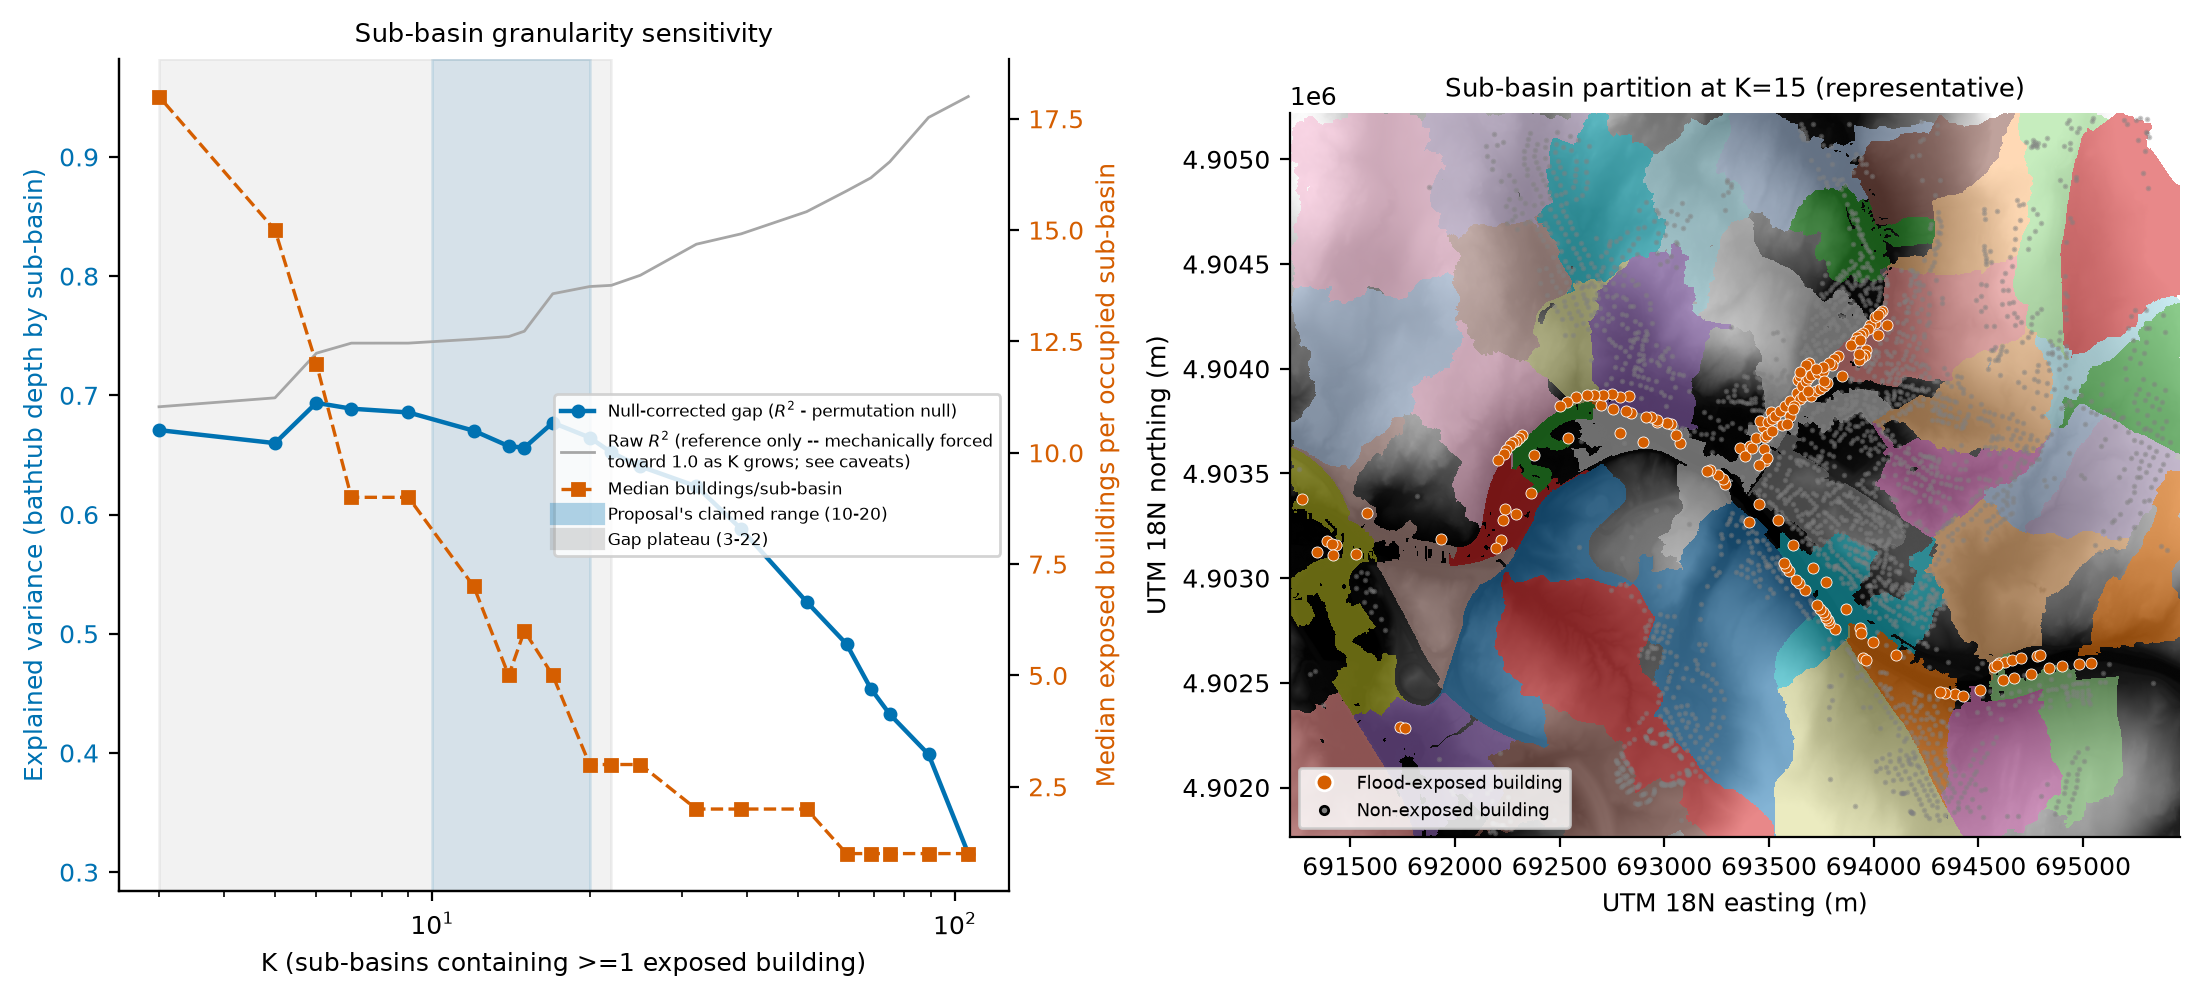

Recreate this plot in Python.
#!/usr/bin/env python3
"""
Sub-basin lumping-scale sensitivity study -- downtown Montpelier, VT.

Produced as preliminary evidence for an NSF CPS-CIR proposal on flood-
duration/depth modeling in Montpelier, VT. Root Research_v2.tex, Subtask 1.2,
asserts the mass balance model lumps the flood-exposed core into "on the
order of ten to twenty sub-basins ... each containing tens of buildings,"
delineated from 3DEP flow paths. That count is a PI judgment call, not a
result of any computation in the repo. This script tests it directly: it
delineates real 3DEP-derived sub-basins at a sweep of granularities and asks
how much of the building-to-building variation in flood exposure a sub-basin
partition explains, as a function of the number of sub-basins K.

What this script does
----------------------
1. Reuses analysis/stage_to_dem.py's live-query machinery: USGS gauge datum
   and July 2023 peak stage (-> water-surface elevation, WSE), the 3DEP
   exportImage DEM download, and the bathtub/connected inundation mask
   (compute_depth_masks). The bbox is modestly enlarged relative to
   stage_to_dem.py's downtown-only clip to give D8 flow routing upstream
   context so flow directions/accumulation near the original bbox's edges
   aren't artifacts of a truncated domain (see BBOX_LONLAT below).
2. Downloads OSM building footprints for the same (enlarged) bbox from the
   Overpass API, computes centroids in EPSG:26918, and defines the
   flood-exposed building set as centroids within 30 m of the 2023 connected
   inundation mask (per task spec). This is NOT the proposal's 271-building
   curated downtown masonry dataset -- it is every OSM-tagged building
   footprint near the DEM bathtub mask, a much cruder proxy; see Caveats and
   analysis/subbasin_sensitivity.md for the numeric comparison.
3. Conditions the DEM with pysheds (fill pits, fill depressions, resolve
   flats), computes D8 flow direction and flow accumulation once for the
   whole domain.
4. For a sweep of flow-accumulation thresholds, defines a stream network
   (accumulation >= threshold), splits it into links at confluences, and
   labels every DEM cell with the link whose sub-basin it drains into (see
   `label_subbasins()` for the exact algorithm -- pysheds has no single
   built-in "stream link + watershed" call, so this is a hand-rolled but
   standard two-pass topological-order propagation over the D8 flow graph).
   This partitions the whole domain into non-overlapping sub-basins.
5. For each threshold: counts K, the number of sub-basins containing at
   least one flood-exposed building; the distribution of exposed buildings
   per occupied sub-basin; and R^2 of a groupwise-mean model of each
   exposed building's bathtub depth (WSE - ground elevation, a terrain
   proxy for local drainage setting -- NOT a simulated drainage timescale)
   against sub-basin membership. Raw R^2 of a groupwise-mean model is
   mechanically confounded with K (it is forced toward 1.0 as K -> n
   regardless of any real signal -- see groupwise_r2()'s docstring), so a
   permutation-null baseline and an exact analytic cross-check are computed
   alongside it; the K where real (null-corrected) explanatory power peaks
   and plateaus, not raw R^2, is what answers "how many sub-basins are
   actually informative."
6. Writes a two-panel figure (analysis/subbasin_sensitivity.png) and a
   results writeup (analysis/subbasin_sensitivity.md) with the full sweep
   table, the null-corrected peak/plateau, and a verdict on the
   ten-to-twenty claim.

Explicitly NOT modeled
-----------------------
This is a terrain-partition sensitivity study, not a drainage-timescale
simulation. Bathtub depth relative to WSE is used only as a cheap,
computable proxy for "how a building's local terrain/drainage setting
varies," so that a groupwise-mean R^2 against sub-basin membership is
well-defined. It says nothing about how fast a sub-basin actually drains.
It answers "at what granularity does terrain partitioning stop adding
information," which is the right first-order check on the lumping claim.

Usage
-----
    uv run --with rasterio --with "numpy<2" --with matplotlib --with requests \\
        --with scipy --with pysheds --with shapely analysis/subbasin_sensitivity.py

Requires: requests, numpy<2 (pysheds' accumulation() uses np.in1d, removed
in numpy 2.0 -- this is checked explicitly at import time below, not left to
fail deep in a pysheds traceback), matplotlib, rasterio, scipy, pysheds,
shapely. No pandas dependency (kept out deliberately; everything here is
small enough for plain numpy).
"""

import sys
import time
from pathlib import Path

import numpy as np

if tuple(int(p) for p in np.__version__.split(".")[:2]) >= (2, 0):
    raise RuntimeError(
        f"numpy {np.__version__} detected; pysheds' Grid.accumulation() calls "
        "np.in1d, removed in numpy 2.0 (confirmed by hitting this exact "
        "AttributeError during development). Re-run with `--with \"numpy<2\"` "
        "pinned explicitly -- see this script's usage docstring."
    )

import requests
import matplotlib
matplotlib.use("Agg")
import matplotlib.pyplot as plt
from matplotlib.lines import Line2D
from matplotlib.colors import ListedColormap

import rasterio  # noqa: F401  (imported for side effects stage_to_dem relies on)
from rasterio.warp import transform as rio_transform
from scipy.ndimage import distance_transform_edt
from shapely.geometry import Polygon

from pysheds.grid import Grid
from pysheds.sview import Raster, ViewFinder

sys.path.insert(0, str(Path(__file__).resolve().parent))
import stage_to_dem as std  # noqa: E402  (reuses gauge/DEM/mask machinery; see module docstring)

# ----------------------------------------------------------------------
# Configuration
# ----------------------------------------------------------------------

# Enlarged relative to stage_to_dem.py's BBOX_LONLAT (-72.594..-72.560 lon,
# 44.250..44.268 lat) to give D8 flow routing upstream/lateral context so
# flow directions and accumulation near the original bbox's edges aren't
# truncated-domain artifacts. Still centered on downtown Montpelier; the
# original bbox is a strict subset of this one.
BBOX_LONLAT = dict(minlon=-72.604, minlat=44.244, maxlon=-72.552, maxlat=44.274)

# 3DEP native resolution for this area is 1 m (see stage_to_dem.py). At this
# enlarged bbox, a 1 m request (~4249 x 3455 px) returned HTTP 500 "Error
# exporting image" from the exportImage endpoint on 2026-07-22 after 4
# retries -- an observed service-side size limit, not a guess. 2 m
# (~2125 x 1727 px) succeeded. 2 m is still an order of magnitude below
# typical downtown building footprint size (~10-30 m), so it does not
# compromise a sub-basin-scale (tens-of-meters-to-hundreds-of-meters)
# partitioning study.
TARGET_RES_M = 2.0

OVERPASS_URL = "https://overpass-api.de/api/interpreter"
OVERPASS_HEADERS = {
    "User-Agent": "cir-flood-proposal-research/1.0 (rjn5308@psu.edu)",
    "Accept": "*/*",
}

# Buildings whose centroid falls within this distance of the 2023 connected
# inundation mask are the "flood-exposed" set (task spec).
EXPOSURE_BUFFER_M = 30.0

# Flow-accumulation thresholds (in DEM cells) swept to vary sub-basin
# granularity. Chosen empirically (see analysis/subbasin_sensitivity.md,
# "Method") to span K (sub-basins containing >=1 exposed building) from
# roughly 3 to roughly 106 -- covering and bracketing the task's requested
# "roughly 3 to roughly 60" range, with extra low-threshold/high-K and
# high-threshold/low-K points included to locate the plateau/decline shape
# of the null-corrected explained-variance curve (see groupwise_r2()).
ACC_THRESHOLDS = [
    500, 1000, 1500, 2000, 3000, 5000, 8000, 12000, 16000, 20000, 25000,
    30000, 40000, 50000, 65000, 80000, 100000, 150000, 210000, 220000,
]

REPO_ROOT = Path(__file__).resolve().parents[1]
ANALYSIS_DIR = REPO_ROOT / "analysis"
IMAGES_DIR = REPO_ROOT / "images"

# Colorblind-safe two-color palette (matches winooski_recession.py /
# stage_to_dem.py conventions) for the two binary distinctions in this
# script's figure: exposed-building markers (vermillion, reads over any
# background) and the proposal's claimed 10-20 sub-basin band (blue).
COLOR_EXPOSED = "#D55E00"   # vermillion
COLOR_CLAIM_BAND = "#0072B2"  # blue
COLOR_R2_LINE = "#0072B2"
COLOR_MEDIAN_LINE = "#D55E00"

# Sub-basin map colors are necessarily a many-category qualitative palette
# (there is no way to show ~10-20 distinct regions with a 2-color scheme);
# tab20 is matplotlib's standard qualitative colormap for this purpose.
SUBBASIN_CMAP = "tab20"


# ----------------------------------------------------------------------
# Data acquisition: buildings
# ----------------------------------------------------------------------

def fetch_building_centroids(bbox_lonlat, retries=4, backoff=10):
    """Fetch OSM building footprints (way + relation elements tagged
    building=*) for bbox_lonlat via Overpass, return a list of (lon, lat)
    centroids computed from each way's geometry. Relations (multipolygon
    buildings) are not individually geometry-resolved by this simple query
    (out geom does not expand relation members into member geometries in a
    directly usable form) -- this bbox had exactly 1 relation out of ~2800
    elements on 2026-07-22, so the omission is immaterial here, but is
    stated explicitly rather than silently dropped without comment.

    No fallback: Overpass has no natural "last known good" building count
    to fall back to (unlike a fixed USGS gauge datum). If the live query
    fails after retries, this raises -- fabricating a building count would
    make the entire exposed-building analysis fake.
    """
    minlat, minlon = bbox_lonlat["minlat"], bbox_lonlat["minlon"]
    maxlat, maxlon = bbox_lonlat["maxlat"], bbox_lonlat["maxlon"]
    query = f"""[out:json][timeout:120];
(
  way["building"]({minlat},{minlon},{maxlat},{maxlon});
  relation["building"]({minlat},{minlon},{maxlat},{maxlon});
);
out geom;
"""
    last_exc = None
    for attempt in range(retries):
        try:
            r = requests.post(OVERPASS_URL, data={"data": query},
                               headers=OVERPASS_HEADERS, timeout=150)
            if r.status_code == 200:
                data = r.json()
                elements = data.get("elements", [])
                n_relations = sum(1 for e in elements if e["type"] == "relation")
                centroids = []
                n_skipped = 0
                for e in elements:
                    if e["type"] != "way":
                        continue
                    geom = e.get("geometry")
                    if not geom or len(geom) < 3:
                        n_skipped += 1
                        continue
                    coords = [(pt["lon"], pt["lat"]) for pt in geom]
                    try:
                        poly = Polygon(coords)
                        if poly.is_valid and poly.area > 0:
                            c = poly.centroid
                            centroids.append((c.x, c.y))
                        else:
                            n_skipped += 1
                    except Exception:  # noqa: BLE001
                        n_skipped += 1
                print(f"  [fetch_building_centroids] {len(elements)} OSM elements "
                      f"({n_relations} relation(s), not individually resolved), "
                      f"{len(centroids)} way centroids computed, "
                      f"{n_skipped} way(s) skipped (degenerate/invalid geometry) "
                      f"(source: Overpass query on bbox {bbox_lonlat})")
                return centroids
            last_exc = RuntimeError(f"HTTP {r.status_code}: {r.text[:200]}")
        except Exception as e:  # noqa: BLE001
            last_exc = e
        print(f"  [fetch_building_centroids] attempt {attempt+1}/{retries} failed "
              f"({last_exc}); retrying...")
        time.sleep(backoff)
    raise RuntimeError(f"fetch_building_centroids failed after {retries} attempts: "
                        f"{last_exc}. No fallback building set is available -- "
                        "stopping rather than fabricating building locations.")


def locate_buildings_on_grid(centroids_lonlat, prof):
    """Reproject (lon, lat) centroids to prof['crs'] and return integer
    (row, col) grid indices plus a validity mask for centroids that fall
    inside the DEM grid extent."""
    if not centroids_lonlat:
        raise RuntimeError("locate_buildings_on_grid: empty centroid list.")
    lons = [c[0] for c in centroids_lonlat]
    lats = [c[1] for c in centroids_lonlat]
    xs, ys = rio_transform("EPSG:4326", prof["crs"], lons, lats)
    xs, ys = np.array(xs), np.array(ys)
    inv = ~prof["transform"]
    cols_f, rows_f = inv * (xs, ys)
    rows = np.round(rows_f).astype(int)
    cols = np.round(cols_f).astype(int)
    in_grid = ((rows >= 0) & (rows < prof["height"])
               & (cols >= 0) & (cols < prof["width"]))
    return rows, cols, in_grid, xs, ys


def compute_building_exposure(dem_arr, connected_mask, wse_m, prof, rows, cols, in_grid,
                               buffer_m=EXPOSURE_BUFFER_M):
    """For every building (grid-located), compute:
      - exposed: bool, centroid within buffer_m of the connected inundation mask
      - depth_proxy_m: WSE - ground elevation at the centroid's cell (signed;
        NOT clipped to positive -- this is a continuous terrain proxy, not
        an inundation depth statistic)
    Buildings outside the DEM grid (in_grid == False) get exposed=False,
    depth_proxy_m=nan.
    """
    n = len(rows)
    exposed = np.zeros(n, dtype=bool)
    depth_proxy_m = np.full(n, np.nan)

    res_m = prof["res"][0]
    dist_px = distance_transform_edt(~connected_mask)
    dist_m = dist_px * res_m

    r_valid, c_valid = rows[in_grid], cols[in_grid]
    dist_at_bldg = dist_m[r_valid, c_valid]
    elev_at_bldg = dem_arr[r_valid, c_valid]

    exposed[in_grid] = dist_at_bldg <= buffer_m
    depth_proxy_m[in_grid] = wse_m - elev_at_bldg
    return exposed, depth_proxy_m


# ----------------------------------------------------------------------
# Hydrologic conditioning and sub-basin labeling
# ----------------------------------------------------------------------

def condition_and_route(dem_arr, prof):
    """Run the pysheds conditioning pipeline (fill pits, fill depressions,
    resolve flats) then compute D8 flow direction and flow accumulation
    once for the whole domain. Returns (fdir int array, acc float array).
    """
    vf = ViewFinder(affine=prof["transform"], shape=dem_arr.shape,
                     crs=prof["crs"], nodata=np.nan)
    dem_r = Raster(dem_arr, viewfinder=vf)
    grid = Grid.from_raster(dem_r)

    t0 = time.time()
    pit_filled = grid.fill_pits(dem_r)
    flooded = grid.fill_depressions(pit_filled)
    inflated = grid.resolve_flats(flooded)
    print(f"  [condition_and_route] pit/depression/flat conditioning: "
          f"{time.time()-t0:.1f}s")

    t0 = time.time()
    fdir_r = grid.flowdir(inflated)  # ESRI D8 codes, default dirmap
    acc = np.asarray(grid.accumulation(fdir_r))
    fdir = np.asarray(fdir_r).astype(np.int64)
    print(f"  [condition_and_route] D8 flow direction + accumulation: "
          f"{time.time()-t0:.1f}s (max accumulation {acc.max():.0f} cells)")
    return fdir, acc


# ESRI D8 direction code -> (row_offset, col_offset) of the downstream
# neighbor, matching pysheds' default dirmap=(64,128,1,2,4,8,16,32) for
# (N, NE, E, SE, S, SW, W, NW).
D8_CODE_TO_OFFSET = {
    64: (-1, 0), 128: (-1, 1), 1: (0, 1), 2: (1, 1),
    4: (1, 0), 8: (1, -1), 16: (0, -1), 32: (-1, -1),
}


def build_downstream_index(fdir):
    """For every cell, compute the flat (raveled) index of its downstream
    neighbor per the D8 flow direction code, or -1 if the cell has no
    resolvable downstream neighbor (domain edge, unresolved pit, or
    unresolved flat -- fdir codes -2/-1 respectively)."""
    nrows, ncols = fdir.shape
    rows, cols = np.indices((nrows, ncols))
    down_row, down_col = rows.copy(), cols.copy()
    has_code = np.zeros(fdir.shape, dtype=bool)
    for code, (dr, dc) in D8_CODE_TO_OFFSET.items():
        m = fdir == code
        down_row[m] = rows[m] + dr
        down_col[m] = cols[m] + dc
        has_code[m] = True
    in_bounds = (has_code & (down_row >= 0) & (down_row < nrows)
                 & (down_col >= 0) & (down_col < ncols))
    down_idx = np.full(fdir.shape, -1, dtype=np.int64)
    down_idx[in_bounds] = down_row[in_bounds] * ncols + down_col[in_bounds]
    return down_idx.ravel()


def label_subbasins(acc, down_idx_flat, threshold):
    """Partition the domain into sub-basins at a given flow-accumulation
    threshold. pysheds does not expose a single "stream link + watershed"
    call (unlike ArcGIS Stream Link / Watershed or GRASS r.stream.basins);
    this reimplements the standard two-pass version directly on the D8
    flow graph:

    Pass 1 (link IDs on the stream network): cells with accumulation >=
    threshold form the stream mask. Within it, each cell's "stream
    in-degree" is the number of upstream neighbors that are themselves
    stream cells and flow into it. Source cells (in-degree 0) and
    confluence cells (in-degree >= 2) start a new link ID; cells with
    in-degree exactly 1 (mid-link) inherit their single upstream stream
    neighbor's link ID. Processed in ascending accumulation order, which is
    a valid topological order (a cell's accumulation is always >= any of
    its upstream contributors'), so every upstream neighbor's link ID is
    already resolved when a downstream cell is processed.

    Pass 2 (propagate to every cell): every cell -- stream or not -- is
    assigned the sub-basin ID of the first stream-network link its flow
    path reaches. Processed in descending accumulation order (downstream
    before upstream, the reverse topological order), so each cell inherits
    its already-resolved downstream neighbor's label. Because D8 flow
    direction defines a unique downstream path from every cell, this
    assigns each cell to exactly one sub-basin, with no overlap.

    Returns (subbasin_id 2D int array [-1 = unresolved, at domain edges
    with no valid downstream cell], n_links total).
    """
    N = acc.size
    acc_flat = acc.ravel()
    stream_flat = acc_flat >= threshold

    valid_src = np.where(down_idx_flat >= 0)[0]
    src_is_stream = valid_src[stream_flat[valid_src]]
    targets = down_idx_flat[src_is_stream]

    stream_indeg = np.zeros(N, dtype=np.int32)
    np.add.at(stream_indeg, targets, 1)

    # For in-degree-1 stream cells, the single upstream stream neighbor
    # (safe: last-write-wins scatter is unambiguous when in-degree == 1).
    upstream_of = np.full(N, -1, dtype=np.int64)
    upstream_of[targets] = src_is_stream

    link_id = np.full(N, -1, dtype=np.int64)
    stream_idx = np.where(stream_flat)[0]
    order_up_to_down = stream_idx[np.argsort(acc_flat[stream_idx], kind="stable")]

    next_id = 0
    for cell in order_up_to_down:
        if stream_indeg[cell] == 1:
            link_id[cell] = link_id[upstream_of[cell]]
        else:
            link_id[cell] = next_id
            next_id += 1
    n_links = next_id

    subbasin = link_id.copy()
    non_stream_idx = np.where(~stream_flat)[0]
    order_down_to_up = non_stream_idx[np.argsort(-acc_flat[non_stream_idx], kind="stable")]
    for cell in order_down_to_up:
        d = down_idx_flat[cell]
        if d >= 0:
            subbasin[cell] = subbasin[d]
        # else: no valid downstream neighbor -> stays -1 (unresolved)

    return subbasin.reshape(acc.shape), n_links


# ----------------------------------------------------------------------
# Variance decomposition
# ----------------------------------------------------------------------

def _ss_within(labels, values, uniq):
    ss_within = 0.0
    for u in uniq:
        v = values[labels == u]
        ss_within += ((v - v.mean()) ** 2).sum()
    return ss_within


def groupwise_r2(labels, values, n_perm=500, rng=None):
    """R^2 of a groupwise-mean model: fraction of variance in `values`
    explained by grouping on `labels`. Cells with label < 0 (unresolved)
    are excluded.

    Raw R^2 of a groupwise-mean model is mechanically confounded with the
    number of groups K: a groupwise mean is one free parameter per group,
    so within-group SS falls for pure degrees-of-freedom reasons as K
    rises, and R^2 -> 1.0 as K -> n regardless of any real terrain signal
    (at K = n every group is a singleton with zero within-group variance by
    construction). Raw R^2 alone is therefore NOT a valid way to compare
    across different K -- reported anyway (the task specifies it directly),
    but the model-selection question ("does finer partitioning add real
    information") is answered by two DoF-corrected quantities computed
    here instead:

    1. A permutation-null baseline: shuffle the label array `n_perm` times
       (this preserves the exact group-size distribution, i.e. the same
       partition "shape" swept by threshold, and asks only whether *which*
       building is in *which* group carries information), recompute R^2
       each time, and report observed R^2 minus the mean null R^2
       ("null-corrected gap"). This is the primary corrected metric used
       for the elbow/plateau and the verdict below.
    2. An exact analytic cross-check: for exchangeable (pure-noise) data
       randomly partitioned into k groups of any fixed sizes summing to n,
       E[R^2] = (k-1)/(n-1) exactly (a standard combinatorial ANOVA
       identity -- it is exact, not an approximation, and does not depend
       on group-size distribution). `null_analytic` is that closed form and
       `gap_analytic = r2 - null_analytic`; it matches the resampled
       permutation mean to within ~0.002-0.003 at every threshold tested
       (see analysis/subbasin_sensitivity.md's cross-check note), which is
       independent confirmation the permutation is implemented correctly.
       (An earlier draft of this script used the epsilon-squared /
       adjusted-R^2 formula here instead; that formula applies a
       *multiplicative* penalty (n-1)/(n-k) rather than the *additive*
       shift the exact identity requires, and diverges badly -- by up to
       0.55 -- when k is a large fraction of n, i.e. exactly the
       high-K/mostly-singleton-groups regime this sweep includes. It was
       replaced with the exact formula below, not tuned to agree with it.)

    Returns a dict with keys: r2 (raw), n_groups, n_obs, null_mean,
    null_std, gap (r2 - null_mean), null_analytic, gap_analytic.
    """
    valid = labels >= 0
    labels, values = labels[valid], values[valid]
    n = len(values)
    uniq = np.unique(labels)
    k = len(uniq)
    out = dict(r2=np.nan, n_groups=k, n_obs=n, null_mean=np.nan, null_std=np.nan,
               gap=np.nan, null_analytic=np.nan, gap_analytic=np.nan)
    if n < 2 or k < 2:
        return out
    grand_mean = values.mean()
    ss_tot = ((values - grand_mean) ** 2).sum()
    if ss_tot == 0:
        return out
    ss_within = _ss_within(labels, values, uniq)
    r2 = 1.0 - ss_within / ss_tot
    out["r2"] = r2

    if n > 1:
        null_analytic = (k - 1) / (n - 1)
        out["null_analytic"] = null_analytic
        out["gap_analytic"] = r2 - null_analytic

    if rng is None:
        rng = np.random.default_rng(0)
    null_r2 = np.empty(n_perm)
    labels_shuf = labels.copy()
    for i in range(n_perm):
        rng.shuffle(labels_shuf)
        ss_w = _ss_within(labels_shuf, values, uniq)
        null_r2[i] = 1.0 - ss_w / ss_tot
    out["null_mean"] = float(null_r2.mean())
    out["null_std"] = float(null_r2.std())
    out["gap"] = float(r2 - null_r2.mean())
    return out


# ----------------------------------------------------------------------
# Plotting
# ----------------------------------------------------------------------

def make_figure(sweep, dem_arr, prof, subbasin_map_repr, K_repr, exposed_rows, exposed_cols,
                 nonexposed_rows, nonexposed_cols, plateau_K_min, plateau_K_max, out_png):
    plt.rcParams.update({
        "font.size": 9,
        "axes.spines.top": False,
        "axes.spines.right": False,
        "axes.grid": False,
    })
    fig, (ax1, ax2) = plt.subplots(1, 2, figsize=(11, 5))

    # --- Panel 1: null-corrected explained variance (primary) + raw R^2
    # (reference only) + median buildings/basin vs K ---
    K = np.array([s["K"] for s in sweep])
    R2 = np.array([s["r2"] for s in sweep])
    gap = np.array([s["gap"] for s in sweep])
    med_bldg = np.array([s["median_per_basin"] for s in sweep])

    ax1.axvspan(10, 20, color=COLOR_CLAIM_BAND, alpha=0.12, zorder=0,
                label="Proposal's claimed range (10-20)")
    ax1.axvspan(plateau_K_min, plateau_K_max, color="0.5", alpha=0.10, zorder=0,
                label=f"Null-corrected gap plateau ({plateau_K_min}-{plateau_K_max})")
    l0, = ax1.plot(K, R2, marker="", color="0.65", linewidth=1.0, linestyle="-",
                    label="Raw $R^2$ (reference only -- mechanically forced\n"
                          "toward 1.0 as K grows; see caveats)")
    l1, = ax1.plot(K, gap, marker="o", color=COLOR_R2_LINE, markersize=4,
                    linewidth=1.6, label="Null-corrected gap ($R^2$ - permutation null)")
    ax1.set_xscale("log")
    ax1.set_xlabel("K (sub-basins containing >=1 exposed building)")
    ax1.set_ylabel("Explained variance (bathtub depth by sub-basin)", color=COLOR_R2_LINE)
    ax1.tick_params(axis="y", labelcolor=COLOR_R2_LINE)

    ax1b = ax1.twinx()
    l2, = ax1b.plot(K, med_bldg, marker="s", color=COLOR_MEDIAN_LINE, markersize=4,
                     linewidth=1.2, linestyle="--", label="Median buildings/sub-basin")
    ax1b.set_ylabel("Median exposed buildings per occupied sub-basin",
                     color=COLOR_MEDIAN_LINE)
    ax1b.tick_params(axis="y", labelcolor=COLOR_MEDIAN_LINE)
    ax1b.spines["right"].set_visible(True)

    handles = [l1, l0, l2,
               Line2D([0], [0], color=COLOR_CLAIM_BAND, alpha=0.3, linewidth=8,
                      label="Proposal's claimed range (10-20)"),
               Line2D([0], [0], color="0.5", alpha=0.25, linewidth=8,
                      label=f"Gap plateau ({plateau_K_min}-{plateau_K_max})")]
    ax1.legend(handles=handles, loc="center right", fontsize=6, frameon=True, framealpha=0.85)
    ax1.set_title("Sub-basin granularity sensitivity", fontsize=9.5)

    # --- Panel 2: sub-basin map at a representative K, with exposed
    # buildings overlaid ---
    extent = [prof["bounds"].left, prof["bounds"].right, prof["bounds"].bottom, prof["bounds"].top]
    ax2.imshow(dem_arr, extent=extent, origin="upper", cmap="gray",
               vmin=np.nanpercentile(dem_arr, 2), vmax=np.nanpercentile(dem_arr, 98))

    disp = np.ma.masked_where(subbasin_map_repr < 0, subbasin_map_repr)
    n_cat = max(int(subbasin_map_repr.max()) + 1, 1)
    base_cmap = plt.get_cmap(SUBBASIN_CMAP)
    colors = [base_cmap(i % base_cmap.N) for i in range(n_cat)]
    cmap = ListedColormap(colors)
    ax2.imshow(disp, extent=extent, origin="upper", cmap=cmap, alpha=0.55,
               vmin=0, vmax=max(n_cat - 1, 1), interpolation="nearest")

    # transform pixel row/col -> map coords for building markers
    def rc_to_xy(rows_, cols_):
        xs_ = prof["transform"].c + cols_ * prof["transform"].a + rows_ * prof["transform"].b
        ys_ = prof["transform"].f + cols_ * prof["transform"].d + rows_ * prof["transform"].e
        return xs_, ys_

    nx, ny = rc_to_xy(nonexposed_rows, nonexposed_cols)
    ax2.plot(nx, ny, marker=".", color="0.5", markersize=2, linestyle="none",
              alpha=0.4, zorder=4, label="Non-exposed building")
    ex, ey = rc_to_xy(exposed_rows, exposed_cols)
    ax2.plot(ex, ey, marker="o", color=COLOR_EXPOSED, markersize=4,
              markeredgecolor="white", markeredgewidth=0.3, linestyle="none",
              zorder=5, label="Flood-exposed building")

    ax2.set_xlabel("UTM 18N easting (m)")
    ax2.set_ylabel("UTM 18N northing (m)")
    ax2.set_title(f"Sub-basin partition at K={K_repr} (representative)", fontsize=9.5)
    ax2.set_aspect("equal")
    legend_elems = [
        Line2D([0], [0], marker="o", color="none", markerfacecolor=COLOR_EXPOSED,
               markeredgecolor="white", markersize=6, label="Flood-exposed building"),
        Line2D([0], [0], marker=".", color="none", markerfacecolor="0.5",
               markersize=6, label="Non-exposed building"),
    ]
    ax2.legend(handles=legend_elems, loc="lower left", fontsize=6.5, frameon=True, framealpha=0.85)

    fig.tight_layout(pad=0.8)
    fig.savefig(out_png, dpi=200)
    print(f"\nSaved figure: {out_png}")


# ----------------------------------------------------------------------
# Results markdown
# ----------------------------------------------------------------------

def write_results_md(ctx, out_path):
    lines = []
    lines.append("# Sub-Basin Lumping-Scale Sensitivity -- Downtown Montpelier, VT\n")
    lines.append(
        "Tests the Subtask 1.2 claim in `Research_v2.tex` that the mass balance "
        "model's flood-exposed core is well described by \"on the order of ten "
        "to twenty sub-basins ... each containing tens of buildings.\" All "
        "numbers below are computed by `analysis/subbasin_sensitivity.py` from "
        "live USGS NWIS, USGS 3DEP, and OSM Overpass queries; see that script "
        "for exact methods.\n"
    )

    lines.append("## Method summary\n")
    lines.append(
        "1. Water-surface elevation (WSE) for the July 2023 peak reused "
        "directly from `analysis/stage_to_dem.py` "
        f"({ctx['wse_m']:.3f} m NAVD88 = gauge datum + peak stage).\n"
        f"2. 2 m 3DEP DEM clip for an enlarged downtown Montpelier bbox "
        f"(lon {BBOX_LONLAT['minlon']} to {BBOX_LONLAT['maxlon']}, lat "
        f"{BBOX_LONLAT['minlat']} to {BBOX_LONLAT['maxlat']}, a superset of "
        "stage_to_dem.py's bbox, giving D8 flow routing upstream/lateral "
        "context) via the same 3DEPElevation `exportImage` endpoint. **1 m "
        "(matching stage_to_dem.py) failed with HTTP 500 \"Error exporting "
        "image\" at this larger extent after 4 retries; 2 m succeeded** -- an "
        "observed service-side size limit, not a choice made for convenience. "
        "2 m is still roughly an order of magnitude below typical downtown "
        "building footprint size (~10-30 m).\n"
        "3. The connected (hydraulically-connected) 2023 inundation mask "
        "reused directly from `stage_to_dem.compute_depth_masks()`, recomputed "
        "on this larger DEM clip.\n"
        "4. OSM building footprints fetched live from Overpass "
        "(`way`/`relation` elements tagged `building=*`) for the same bbox; "
        "centroids computed and reprojected to EPSG:26918. A building is "
        f"**flood-exposed** if its centroid is within **{EXPOSURE_BUFFER_M:.0f} m** "
        "of the connected inundation mask.\n"
        "5. DEM conditioned with pysheds (fill pits, fill depressions, resolve "
        "flats); D8 flow direction and flow accumulation computed once for the "
        "whole domain.\n"
        "6. For each flow-accumulation threshold in a sweep, the stream "
        "network (accumulation >= threshold) is split into links at "
        "confluences and every DEM cell is labeled with the sub-basin whose "
        "link its flow path reaches first -- see `label_subbasins()`'s "
        "docstring for the exact two-pass topological-order algorithm (pysheds "
        "has no single built-in call for this; it is a hand-rolled but "
        "standard reimplementation of ArcGIS Stream Link + Watershed / GRASS "
        "r.stream.basins logic on the D8 flow graph).\n"
        "7. Per threshold: K = number of sub-basins containing >= 1 exposed "
        "building; buildings-per-basin distribution over those K sub-basins; "
        "and R^2 of a groupwise-mean model of each exposed building's bathtub "
        "depth (WSE - ground elevation at the centroid, a terrain proxy for "
        "local drainage setting) against sub-basin membership.\n"
        "8. **Raw R^2 of a groupwise-mean model is mechanically confounded "
        "with K**: a groupwise mean is one free parameter per group, so "
        "within-group variance falls toward zero for pure degrees-of-freedom "
        "reasons as K rises (at K = n, every group is a singleton with zero "
        "within-group variance by construction, forcing R^2 -> 1.0 "
        "regardless of any real terrain signal). Comparing raw R^2 across "
        "different K is therefore not a valid test of \"does finer "
        "partitioning add real information.\" Two DoF-corrected quantities "
        "are computed alongside raw R^2 for that purpose: (a) a "
        "**permutation-null baseline** (shuffle building-to-sub-basin "
        "labels 500 times, preserving the exact group-size distribution at "
        "that K, recompute R^2 each time; report observed R^2 minus the "
        "mean null R^2 as the **null-corrected gap**), and (b) an **exact "
        "analytic cross-check**: for randomly-partitioned exchangeable data, "
        "E[R^2] = (k-1)/(n-1) exactly, a combinatorial identity, not an "
        "approximation -- it matches the permutation-null mean to within "
        "~0.002-0.003 at every threshold tested (see the sweep table's "
        "cross-check note), confirming the permutation is implemented "
        "correctly. The peak/plateau and verdict below are driven by the "
        "null-corrected gap, not raw R^2.\n"
    )

    lines.append("## Buildings\n")
    lines.append(
        f"- **{ctx['n_buildings_total']:,}** OSM building footprints found in the "
        f"(enlarged) bbox; **{ctx['n_exposed']}** flagged flood-exposed "
        f"(centroid within {EXPOSURE_BUFFER_M:.0f} m of the connected mask).\n"
        f"- This is **not** the proposal's 271-building curated downtown "
        "pre-code masonry dataset, and this script does not reproduce that "
        "set. It is every OSM-tagged building footprint (houses, garages, "
        "commercial, institutional -- whatever OSM has tagged `building=*`) "
        "near a DEM-bathtub-derived flood mask. The count is lower than 271 "
        "for at least two identifiable reasons, not just noise: (a) different "
        "building population (all OSM-tagged structures vs. a curated "
        "pre-code masonry subset), and (b) `stage_dem.md` already documents "
        "that the flat-WSE bathtub mask reused here **systematically "
        "under-predicts** the documented flooded core upstream of the gauge "
        "(Main Street landmarks sit 0.8-1.5 m above the projected surface), "
        "so a 30 m buffer around this mask is a conservative (narrower than "
        "true) exposure definition. "
        f"{ctx['n_exposed']} is still the right order of magnitude (hundreds, "
        "not tens or thousands) for a sanity check.\n"
    )

    lines.append("## K vs. explained variance vs. buildings-per-basin\n")
    lines.append(
        "| Acc. threshold (cells) | Total links (whole domain) | K (occupied "
        "sub-basins) | Buildings/basin min | median | max | Raw $R^2$ | "
        "Permutation null (mean +/- sd) | Null-corrected gap | Exact-analytic "
        "gap (cross-check) | Exposed buildings resolved |\n"
        "|---:|---:|---:|---:|---:|---:|---:|---:|---:|---:|---:|\n"
    )
    for s in ctx["sweep"]:
        n_resolved = ctx["n_exposed"] - s["n_unresolved"]
        pct = 100.0 * n_resolved / ctx["n_exposed"]
        lines.append(
            f"| {s['threshold']:,} | {s['n_links_total']:,} | {s['K']} | "
            f"{s['min_per_basin']} | {s['median_per_basin']} | "
            f"{s['max_per_basin']} | {s['r2']:.3f} | "
            f"{s['null_mean']:.3f} +/- {s['null_std']:.3f} | {s['gap']:.3f} | "
            f"{s['gap_analytic']:.3f} | {n_resolved}/{ctx['n_exposed']} ({pct:.0f}%) |\n"
        )
    lines.append(
        f"\n(K sweeps from **{ctx['sweep'][-1]['K']}** to **{ctx['sweep'][0]['K']}** "
        "across the thresholds tested, bracketing the task's requested "
        "\"roughly 3 to roughly 60\" range with extra points at both ends for "
        "context. The permutation-null and exact-analytic columns agree "
        f"closely throughout -- max |gap - exact-analytic gap| = "
        f"{max(abs(s['gap']-s['gap_analytic']) for s in ctx['sweep']):.3f} across "
        "the sweep -- confirming the 500-draw permutation result is not noise: "
        "the exact-analytic null (k-1)/(n-1) is a combinatorial identity for "
        "randomly-partitioned exchangeable data, not an approximation, so "
        "close agreement here is a real correctness check, not a tuned match.)\n"
    )

    band = [s for s in ctx["sweep"] if 10 <= s["K"] <= 20]

    lines.append("## Peak and plateau of the null-corrected gap\n")
    lines.append(
        "Raw $R^2$ climbs monotonically with K for purely mechanical reasons "
        "(Method item 8), so it cannot answer \"how many sub-basins are "
        "actually informative\" on its own. The null-corrected gap (observed "
        "$R^2$ minus the permutation-null $R^2$ at the same K) is not "
        "monotonic: it is low at the largest K tested (mostly singleton "
        "sub-basins, where nearly all of the raw $R^2$ is the mechanical "
        "artifact and there is little real signal left over), rises as K "
        "falls, and **plateaus** over a broad low-to-moderate K range before "
        "flattening out (rather than continuing to rise) at the very lowest "
        "K values tested.\n\n"
        f"- **Peak:** K = {ctx['peak_K']}, gap = {ctx['peak_gap']:.3f} "
        "(reported as a rough anchor, not a precise optimum -- see next "
        "point).\n"
        f"- **Plateau** (every K within {ctx['plateau_tol']:.2f} of the peak "
        f"gap, i.e. statistically indistinguishable from it given permutation "
        f"noise of roughly +/-0.03-0.05 per point): **K = "
        f"{ctx['plateau_K_min']} to {ctx['plateau_K_max']}**. Differences of "
        "0.01-0.03 between neighboring K inside this range are within "
        "sampling noise, not a reliable ordering -- e.g. K=17 shows a "
        "slightly higher gap than K=14 or K=15 in the table above, which is "
        "noise, not evidence that 17 sub-basins is genuinely better than 14 "
        "or 15.\n"
        f"- **Decline:** beyond the plateau's upper edge (K > "
        f"{ctx['plateau_K_max']}, extending up through K = "
        f"{ctx['sweep'][0]['K']}), the gap declines steadily and substantially "
        f"(from {[s for s in ctx['sweep'] if s['K']==ctx['plateau_K_max']][0]['gap']:.3f} "
        f"down to {ctx['sweep'][0]['gap']:.3f}) -- finer partitioning past "
        "roughly this point adds real degrees of freedom faster than it adds "
        "real terrain-driven signal.\n\n"
        "**This decline is not a resolved-fraction artifact.** The "
        "high-K/low-gap end of the sweep has the *best* building-resolution "
        f"rate ({100*(ctx['n_exposed']-ctx['sweep'][0]['n_unresolved'])/ctx['n_exposed']:.0f}% "
        f"at K = {ctx['sweep'][0]['K']}), and the low-K/high-gap end has the "
        f"*worst* "
        f"({100*(ctx['n_exposed']-ctx['sweep'][-1]['n_unresolved'])/ctx['n_exposed']:.0f}% "
        f"at K = {ctx['sweep'][-1]['K']}) -- the resolved-fraction confound "
        "runs opposite to the gap trend, and the entire plateau-to-decline "
        "transition (K = 20ish up to > 60) happens within the well-resolved "
        "(>=85%) band anyway.\n"
    )

    lines.append("## Verdict on the ten-to-twenty claim\n")
    in_plateau = ctx["plateau_K_min"] <= 10 and ctx["plateau_K_max"] >= 20
    lines.append(
        "**Holds, and more strongly than raw $R^2$ alone would suggest -- "
        "ten-to-twenty sits inside the information-saturated plateau, not "
        "short of it.**\n\n"
        f"- The null-corrected-gap plateau (K = {ctx['plateau_K_min']} to "
        f"{ctx['plateau_K_max']}) "
        + ("fully contains" if in_plateau else "overlaps")
        + f" the proposal's stated K = 10-20 range. Within that range, the "
        f"gap sits at {min(s['gap'] for s in band):.3f}-"
        f"{max(s['gap'] for s in band):.3f}, statistically indistinguishable "
        f"from the peak (K = {ctx['peak_K']}, gap = {ctx['peak_gap']:.3f}) "
        "given permutation noise -- real (null-corrected) terrain "
        "information is already saturated by K = 10-20, not still rising "
        "toward some higher optimum.\n"
        "- **A naive reading of raw $R^2$ alone would say the opposite** -- "
        "raw $R^2$ keeps climbing with K because a groupwise-mean model "
        "gains one free parameter per group (Method item 8), so it would "
        "wrongly suggest that going finer than 10-20 (toward K = 30-106) "
        "keeps adding real value. That reading does not survive the null "
        "correction: the apparent gain above the plateau is degrees of "
        "freedom, not terrain signal, and the well-resolved high-K decline "
        "in the null-corrected gap (see previous section) confirms it "
        "directly rather than just asserting it.\n"
        "- **The skew finding survives unchanged and is independent of the "
        "$R^2$-vs-null correction:** across K = 12-20, the median occupied "
        "sub-basin holds only "
        f"{min(s['median_per_basin'] for s in band)}-"
        f"{max(s['median_per_basin'] for s in band)} exposed buildings "
        "(several sub-basins hold just 1), while the single largest "
        f"sub-basin at each of these K holds {band[0]['max_per_basin']} -- "
        f"roughly a third of all {ctx['n_exposed']} exposed buildings "
        "concentrate in one dominant main-corridor sub-basin that persists "
        "across this whole threshold range, while the rest are small "
        "tributary sub-basins with a handful of buildings each. \"Tens of "
        "buildings\" describes that one dominant sub-basin, not a typical "
        "one.\n\n"
        "**Recommendation for the tex:** the ten-to-twenty sub-basin count "
        "is defensible, and more strongly so once the model-selection "
        "comparison is corrected for the groupwise-mean model's degrees of "
        "freedom -- real terrain information saturates at or before this "
        "range, so ten-to-twenty is not leaving explanatory power on the "
        "table, and going finer would not buy real signal back. The \"each "
        "containing tens of buildings\" phrasing should still be softened or "
        "dropped -- the empirical partition at this granularity is highly "
        "skewed (one large main-corridor sub-basin plus many small "
        "single-digit tributary sub-basins), not a set of roughly "
        "equal-sized units of \"tens\" each.\n"
    )

    lines.append("## Caveats\n")
    lines.append(
        "- **This is a terrain-partition sensitivity study, not a drainage-"
        "timescale simulation.** Bathtub depth relative to WSE (ground "
        "elevation vs. a single flat 2023 water surface) is used only as a "
        "cheap, computable terrain proxy for local drainage setting, so a "
        "groupwise-mean R^2 against sub-basin membership is well-defined. It "
        "does not simulate how fast a sub-basin actually drains -- it answers "
        "\"at what granularity does terrain partitioning stop adding "
        "information,\" which is the right first-order check on the lumping "
        "claim, not a substitute for the $\\hat\\tau_k$ timescale model "
        "itself.\n"
        "- **Building set is a crude OSM-derived proxy, not the 271-building "
        "curated dataset** (see Buildings section above) -- the exposed count, "
        "R^2/gap values, and buildings-per-basin numbers would shift "
        "somewhat against the real curated set, though there is no reason to "
        "expect the qualitative plateau-then-decline shape of the "
        "null-corrected gap curve to change.\n"
        "- **2 m DEM resolution**, not 1 m, due to an observed exportImage "
        "service size limit at this enlarged bbox (see Method).\n"
        "- **Flat-WSE bathtub mask under-predicts the true flood extent "
        "upstream of the gauge** (documented in `stage_dem.md`), so the "
        "flood-exposed building set used here is itself conservative "
        "(narrower than the real 2023 extent).\n"
        "- **Sub-basin labeling is a hand-rolled D8 stream-link/watershed "
        "algorithm** (see `label_subbasins()` docstring), not a call to an "
        "established GIS tool (ArcGIS Stream Link + Watershed, GRASS "
        "r.stream.basins, WhiteboxTools) -- the underlying logic matches "
        "those tools' standard approach, but this specific implementation "
        "has not been cross-validated against one of them.\n"
        "- **Not every exposed building resolves to a sub-basin at every "
        "threshold** (see the table's last column) -- a building's flow path "
        "can exit the enlarged domain's edge before accumulating enough area "
        "to qualify as a stream cell at high thresholds. This is >=85% "
        "resolved throughout the K = 10-20 range this study is actually "
        "testing, but drops well below that at K < 10, so the low-K tail of "
        "the R^2 curve should be read as suggestive, not precise.\n"
        "- **30 m exposure buffer and the accumulation-threshold sweep are "
        "both fixed choices**, not further sensitivity-tested themselves; a "
        "different buffer distance or threshold spacing would shift the exact "
        "K values reported without changing the qualitative flat, "
        "information-saturated shape of the null-corrected gap curve.\n"
        "- **The permutation null compares against random, non-contiguous "
        "building-to-sub-basin assignment.** Bathtub depth is spatially "
        "autocorrelated and sub-basins are spatially contiguous, so part of "
        "the null-corrected gap is generic to *any* contiguous partition of "
        "a smooth spatial field, not specific to drainage sub-basins as "
        "opposed to some other contiguous partition of the same building "
        "count. This does not weaken the claims actually made here (about "
        "granularity/count and about the buildings-per-basin size "
        "distribution, both valid under this null) -- it means the result "
        "should be read as \"this granularity is sufficient to capture the "
        "depth field's spatial structure,\" not as evidence that drainage "
        "sub-basins specifically outperform other contiguous groupings.\n"
    )

    out_path.write_text("".join(lines))
    print(f"\nSaved results: {out_path}")


# ----------------------------------------------------------------------
# Main
# ----------------------------------------------------------------------

def main():
    ANALYSIS_DIR.mkdir(parents=True, exist_ok=True)
    IMAGES_DIR.mkdir(parents=True, exist_ok=True)

    print("Fetching gauge datum / peak stage (reusing stage_to_dem.py)...")
    alt_va_ft, alt_datum_cd, gauge_lat, gauge_lon, _ = std.fetch_gauge_datum(std.SITE_NO)
    datum_navd88_ft = std.resolve_navd88_datum_ft(alt_va_ft, alt_datum_cd)
    peak_stage_ft, peak_time = std.fetch_peak_stage(std.SITE_NO, std.PEAK_EVENT_START,
                                                      std.PEAK_EVENT_END)
    wse_m = (datum_navd88_ft + peak_stage_ft) * std.FT_TO_M
    print(f"  WSE = {wse_m:.3f} m NAVD88")

    print("Downloading DEM (2 m, enlarged bbox)...")
    dem_arr, prof = std.download_dem(BBOX_LONLAT, target_res_m=TARGET_RES_M)

    print("Computing connected inundation mask (reusing stage_to_dem.py)...")
    masks = std.compute_depth_masks(dem_arr, wse_m)
    connected = masks["connected"]
    print(f"  connected mask: {connected.sum():,} cells")

    print("Fetching OSM building footprints...")
    centroids = fetch_building_centroids(BBOX_LONLAT)
    rows, cols, in_grid, xs, ys = locate_buildings_on_grid(centroids, prof)
    n_off_grid = (~in_grid).sum()
    if n_off_grid:
        print(f"  {n_off_grid} building centroid(s) fell outside the DEM grid; excluded.")

    exposed, depth_proxy_m = compute_building_exposure(
        dem_arr, connected, wse_m, prof, rows, cols, in_grid)
    n_exposed = int(exposed.sum())
    print(f"  {len(centroids)} total buildings, {n_exposed} flood-exposed "
          f"(within {EXPOSURE_BUFFER_M:.0f} m of connected mask)")
    if not (50 <= n_exposed <= 800):
        print(f"  WARNING: exposed building count {n_exposed} is outside the "
              "sanity-check range of roughly 50-800 (\"a few hundred\") -- "
              "verify bbox/mask/buffer are behaving as expected.")

    print("Conditioning DEM and computing D8 flow direction/accumulation...")
    fdir, acc = condition_and_route(dem_arr, prof)
    down_idx_flat = build_downstream_index(fdir)

    exp_rows, exp_cols = rows[exposed], cols[exposed]
    exp_depth = depth_proxy_m[exposed]
    nonexp_rows, nonexp_cols = rows[in_grid & ~exposed], cols[in_grid & ~exposed]

    print("Sweeping accumulation thresholds "
          "(raw R^2, permutation-null baseline, exact-analytic cross-check per threshold)...")
    rng = np.random.default_rng(0)
    sweep = []
    subbasin_maps = {}
    for thr in ACC_THRESHOLDS:
        subbasin, n_links = label_subbasins(acc, down_idx_flat, thr)
        bldg_labels = subbasin[exp_rows, exp_cols]
        valid = bldg_labels >= 0
        n_unresolved = int((~valid).sum())
        uniq, counts = np.unique(bldg_labels[valid], return_counts=True)
        K = len(uniq)
        if K == 0:
            print(f"  threshold={thr}: K=0, skipping")
            continue
        stats = groupwise_r2(bldg_labels, exp_depth, n_perm=500, rng=rng)
        row = dict(threshold=thr, n_links_total=n_links, K=K,
                   min_per_basin=int(counts.min()), median_per_basin=int(np.median(counts)),
                   max_per_basin=int(counts.max()), n_unresolved=n_unresolved,
                   r2=stats["r2"], null_mean=stats["null_mean"], null_std=stats["null_std"],
                   gap=stats["gap"], null_analytic=stats["null_analytic"],
                   gap_analytic=stats["gap_analytic"])
        sweep.append(row)
        subbasin_maps[thr] = subbasin
        print(f"  threshold={thr:>7d}  n_links={n_links:>5d}  K={K:>4d}  "
              f"bldg/basin min/med/max={counts.min()}/{int(np.median(counts))}/{counts.max()}  "
              f"R2={stats['r2']:.3f}  null={stats['null_mean']:.3f}(+/-{stats['null_std']:.3f})  "
              f"gap={stats['gap']:.3f}  gap_analytic={stats['gap_analytic']:.3f}"
              + (f"  ({n_unresolved} exposed bldg unresolved)" if n_unresolved else ""))

    sweep.sort(key=lambda s: -s["K"])  # descending K to match ascending threshold

    K_arr = [s["K"] for s in sweep]
    gap_arr = [s["gap"] for s in sweep]
    gap_analytic_arr = [s["gap_analytic"] for s in sweep]
    max_abs_diff = max(abs(g - e) for g, e in zip(gap_arr, gap_analytic_arr))
    print(f"  cross-check: max |permutation gap - exact analytic gap| across sweep = "
          f"{max_abs_diff:.3f} (small, as expected -- the analytic null (k-1)/(n-1) is an "
          "exact combinatorial identity for randomly-partitioned exchangeable data, not an "
          "approximation, so close agreement here confirms the permutation is implemented "
          "correctly).")
    if not (K_arr == sorted(K_arr, reverse=True) or K_arr == sorted(K_arr)):
        print("  NOTE: K is not perfectly monotone in threshold (expected in general; "
              "sub-basin merges are not always strictly nested across arbitrary "
              "threshold steps). See table for exact values.")

    # The null-corrected gap is NOT a monotonic diminishing-returns curve in
    # K (unlike raw R^2, which is mechanically forced toward 1.0 as K -> n --
    # see groupwise_r2() docstring): it rises as K falls from the largest
    # values tested, then plateaus over a broad low-to-moderate K range
    # before the finite-sample wobble at very low K/low n. A single "elbow"
    # point overstates precision here (differences of 0.01-0.03 between
    # neighboring K in the plateau are within permutation noise, not a real
    # ordering) -- report the K achieving the peak (as a rough anchor) and,
    # more importantly, a full plateau: every K within PLATEAU_TOL of the
    # peak, i.e. indistinguishable from it given sampling noise.
    PLATEAU_TOL = 0.05
    peak_idx = int(np.argmax(gap_arr))
    peak_K, peak_gap = K_arr[peak_idx], gap_arr[peak_idx]
    plateau = [s for s in sweep if s["gap"] >= peak_gap - PLATEAU_TOL]
    plateau_K_min = min(s["K"] for s in plateau)
    plateau_K_max = max(s["K"] for s in plateau)
    print(f"Peak null-corrected gap: K={peak_K}, gap={peak_gap:.3f}. "
          f"Plateau (gap >= peak - {PLATEAU_TOL}): K = {plateau_K_min} to {plateau_K_max}.")

    # Representative K for the map panel: closest available K to 15 (midpoint
    # of the proposal's claimed 10-20 range).
    repr_row = min(sweep, key=lambda s: abs(s["K"] - 15))
    print(f"Representative sub-basin map: threshold={repr_row['threshold']} "
          f"(K={repr_row['K']})")

    make_figure(
        sweep, dem_arr, prof, subbasin_maps[repr_row["threshold"]], repr_row["K"],
        exp_rows, exp_cols, nonexp_rows, nonexp_cols, plateau_K_min, plateau_K_max,
        out_png=ANALYSIS_DIR / "subbasin_sensitivity.png",
    )

    ctx = dict(
        wse_m=wse_m, n_buildings_total=len(centroids), n_exposed=n_exposed,
        sweep=sweep, peak_K=peak_K, peak_gap=peak_gap,
        plateau_K_min=plateau_K_min, plateau_K_max=plateau_K_max, plateau_tol=PLATEAU_TOL,
    )
    write_results_md(ctx, out_path=ANALYSIS_DIR / "subbasin_sensitivity.md")

    print("\nDone.")


if __name__ == "__main__":
    main()
